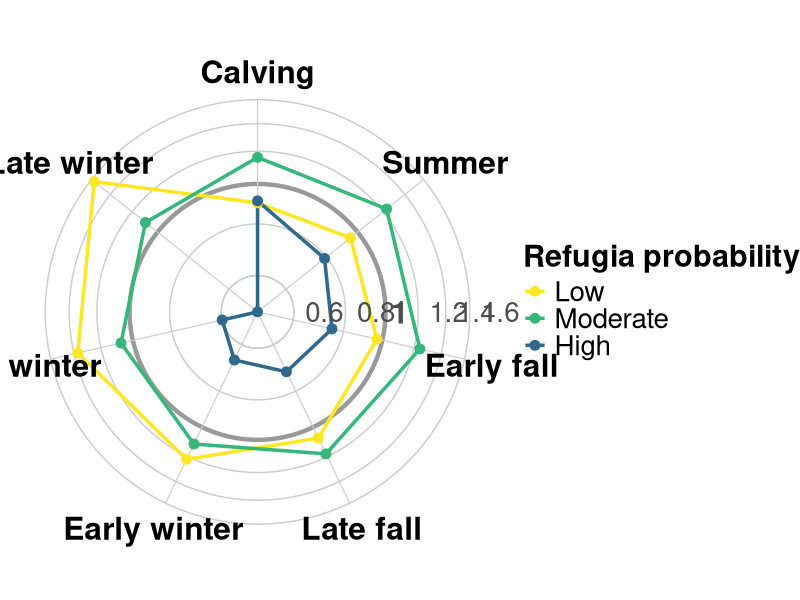
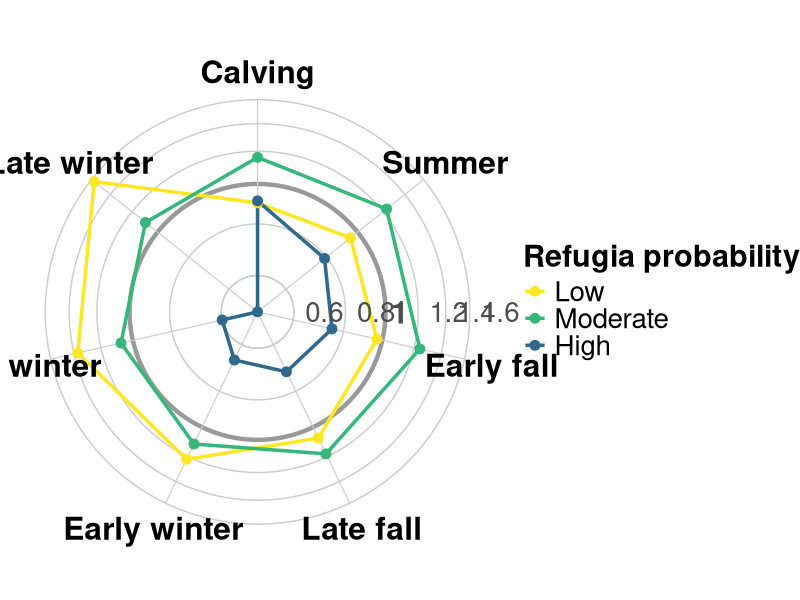

Recreate these plots in R, in order.
library(ggplot2)
library(tidyr)
library(dplyr)

# ---------------------------
# Odds ratios
# ---------------------------

OR_results <- data.frame(
  Season = c("Calving", "Summer", "Early fall", "Late fall",
             "Early winter", "Mid winter", "Late winter"),
  Low =      c(0.90, 0.95, 0.97, 1.07, 1.22, 1.37, 1.57),
  Moderate = c(1.16, 1.23, 1.24, 1.18, 1.11, 1.07, 1.09),
  High =     c(0.91, 0.79, 0.75, 0.71, 0.66, 0.60, 0.49)
)


# ---------------------------
# Long format
# ---------------------------

OR_long <- OR_results %>%
  pivot_longer(
    cols = -Season,
    names_to = "Refugia",
    values_to = "OR"
  ) %>%
  mutate(
    Refugia = factor(
      Refugia,
      levels = c("Low", "Moderate", "High")
    ),
    logOR = log(OR),
    Season = factor(
      Season,
      levels = OR_results$Season
    ),
    Season_num = as.numeric(Season)
  )


# ---------------------------
# Grid values
# ---------------------------

OR_breaks <- c(0.4, 0.6, 0.8, 1.0, 1.2, 1.4, 1.6)


# ---------------------------
# Convert log OR to positive radius
# ---------------------------

offset <- min(OR_long$logOR)

OR_long <- OR_long %>%
  mutate(
    radius = logOR - offset
  )


# ---------------------------
# Season angles
# ---------------------------

n <- length(OR_results$Season)

angles <- data.frame(
  Season_num = 1:n,
  angle = seq(0, 2*pi, length.out = n + 1)[1:n]
)


# ---------------------------
# Coordinates for polygons
# ---------------------------

OR_plot <- OR_long %>%
  left_join(angles, by = "Season_num") %>%
  mutate(
    x = radius * sin(angle),
    y = radius * cos(angle)
  )

# ---------------------------
# Radial grid lines (spokes)
# ---------------------------

spokes <- angles %>%
  mutate(
    x = max(OR_plot$radius) * 1.02 * sin(angle),
    y = max(OR_plot$radius) * 1.02 * cos(angle),
    x0 = 0,
    y0 = 0
  )


# Close polygons AFTER coordinates exist

OR_plot_closed <- OR_plot %>%
  group_by(Refugia) %>%
  arrange(Season_num) %>%
  bind_rows(slice(., 1)) %>%
  ungroup()


# ---------------------------
# Circular grid
# ---------------------------

grid_circle <- expand.grid(
  OR = OR_breaks,
  angle = seq(0, 2*pi, length.out = 300)
) %>%
  mutate(
    radius = log(OR) - offset,
    x = radius * sin(angle),
    y = radius * cos(angle)
  )


# ---------------------------
# OR labels
# ---------------------------
OR_labels <- data.frame(
  OR = OR_breaks
) %>%
  filter(OR != 0.4) %>%
  mutate(
    radius = log(OR) - offset,
    x = radius,
    y = 0
  )

OR_labels_regular <- subset(OR_labels, OR != 1)

OR_label_one <- subset(OR_labels, OR == 1)


# ---------------------------
# Season labels
# ---------------------------

season_labels <- angles %>%
  mutate(
    radius = max(OR_plot$radius) * 1.15,
    x = radius * sin(angle),
    y = radius * cos(angle),
    label = OR_results$Season
  )


# ---------------------------
# Plot
# ---------------------------

Out <- ggplot() +
  
  # Grid circles
  
  geom_path(
    data = grid_circle,
    aes(
      x = x,
      y = y,
      group = OR
    ),
    colour = "grey80",
    linewidth = 0.5
  ) +
  
  # Bold OR = 1 reference circle
  
  geom_path(
    data = subset(grid_circle, OR == 1),
    aes(
      x = x,
      y = y,
      group = OR
    ),
    colour = "grey60",
    linewidth = 1.5
  ) +
  
  geom_segment(
    data = spokes,
    aes(
      x = x0,
      y = y0,
      xend = x,
      yend = y
    ),
    colour = "grey80",
    linewidth = 0.4
  ) +
  
  # Spider-web polygons (lines between points)
  
  geom_path(
    data = OR_plot_closed,
    aes(
      x = x,
      y = y,
      group = Refugia,
      colour = Refugia
    ),
    linewidth = 1.2
  ) +
  
  # Data points
  
  geom_point(
    data = OR_plot,
    aes(
      x = x,
      y = y,
      colour = Refugia
    ),
    size = 3
  ) +
  
  # Regular OR labels
  
  geom_text(
    data = OR_labels_regular,
    aes(
      x = x,
      y = y,
      label = OR
    ),
    size = 7,
    colour = "grey30",
    hjust = -0.3
  ) +
  
  # Bold OR = 1 label
  
  geom_text(
    data = OR_label_one,
    aes(
      x = x,
      y = y,
      label = OR
    ),
    size = 8,
    fontface = "bold",
    colour = "grey30",
    hjust = -0.3
  ) +
  
  # Season labels
  
  geom_text(
    data = season_labels,
    aes(
      x = x,
      y = y,
      label = label
    ),
    size = 8,
    fontface = "bold"
  ) +
  
  coord_equal(
    expand = TRUE,
    clip = "off"
  ) +
  
  scale_colour_manual(
    values = c(
      Low = "#FDE725",
      Moderate = "#35B779",
      High = "#31688E"
    ),
    breaks = c("Low", "Moderate", "High")
  ) +
  
  labs(
    colour = "Refugia probability"
  ) +
  
  theme_void() +
  
  theme(
    legend.position = "right",
    legend.title = element_text(
      size = 22,
      face = "bold"
    ),
    legend.text = element_text(
      size = 20
    )
  )

plot(Out)

ggsave(
  filename = "Z:/Christine/NWT Fire Refugia Project Z/Graphs/RSF/V2/Spider plots/Refugia_LMH_LogOdds_Spiderplot_V8.png",
  plot = Out,
  width = 20,
  height = 14,
  units = "in",
  dpi = 300,
  bg = "white"
)
